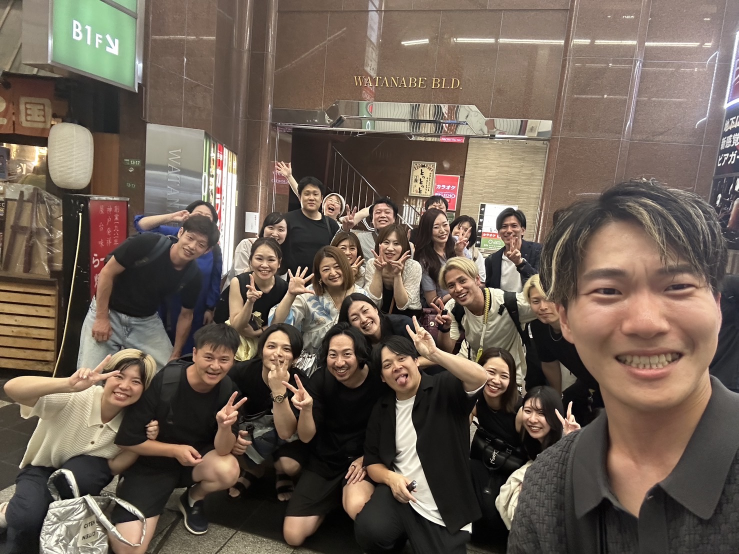
#> input picture images/offkai_2.jpeg, 1477 x 1108 px (shown at 1/2 size); its folder holds only this picture in this run
$ python resize_images.py
#> lines starting #> are read from the running program, lines starting #| are printed output that depends on the picture
import os
from PIL import Image

def resize_images(directory):
#> called with directory = 'images'
    max_size = (800, 800)
    for filename in os.listdir(directory):
        if filename.startswith("offkai_") and filename.lower().endswith(('.jpg', '.jpeg')):
            filepath = os.path.join(directory, filename)
            try:
                # Get initial file size for comparison
                initial_size = os.path.getsize(filepath)

                with Image.open(filepath) as img:
                    # Correct orientation based on EXIF tag if present
#> img is the input picture: PIL image 1477x1108 RGB; mean R, G, B 109.7, 95.5, 84
                    try:
                        from PIL import ImageOps
                        img = ImageOps.exif_transpose(img)
                    except Exception:
                        pass

                    img.thumbnail(max_size, Image.Resampling.LANCZOS)
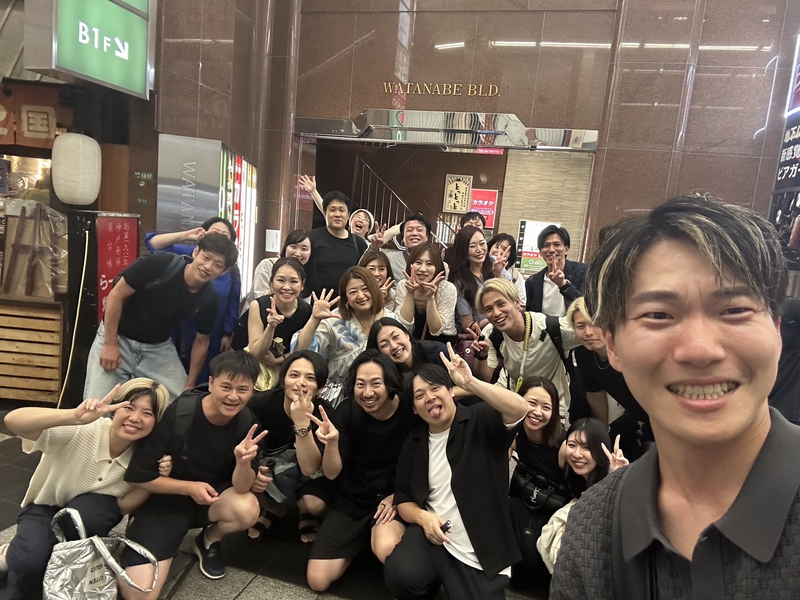
#> img: PIL image 800x600 RGB; mean R, G, B 109.7, 95.5, 84
                    # Use progressive and optimized saving
                    img.save(filepath, "JPEG", optimize=True, quality=80, progressive=True)

                final_size = os.path.getsize(filepath)
                print(f"Resized {filename}: {initial_size/1024:.1f}KB -> {final_size/1024:.1f}KB")
            except Exception as e:
                print(f"Error processing {filename}: {e}")

if __name__ == "__main__":
    resize_images("images")
